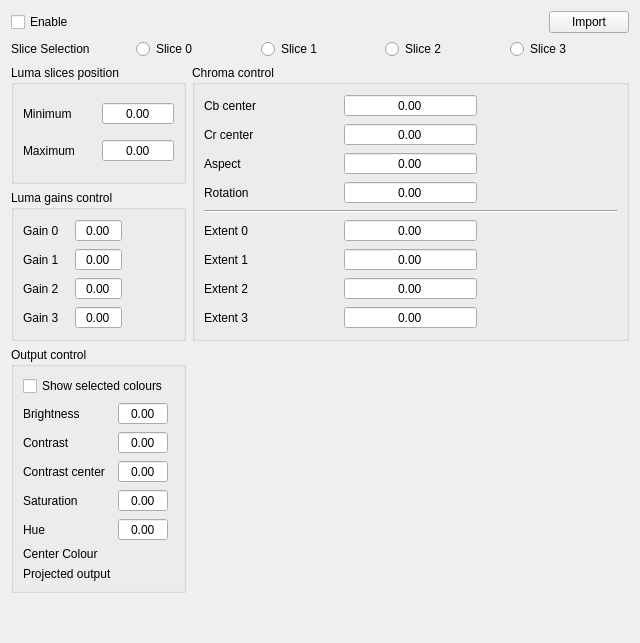
<?xml version="1.0" encoding="UTF-8"?>
<ui version="4.0">
 <class>MIEWidget</class>
 <widget class="QWidget" name="MIEWidget">
  <property name="geometry">
   <rect>
    <x>0</x>
    <y>0</y>
    <width>640</width>
    <height>643</height>
   </rect>
  </property>
  <property name="windowTitle">
   <string>MIEWidget</string>
  </property>
  <layout class="QGridLayout" name="gridLayout">
   <item row="3" column="0">
    <widget class="QGroupBox" name="MIEWidget_lumaGainsControl_gb">
     <property name="title">
      <string>Luma gains control</string>
     </property>
     <layout class="QGridLayout" name="gridLayout_3">
      <item row="0" column="2">
       <widget class="VisionLive::DoubleSlider" name="MIEWidget_gain0_sl" native="true"/>
      </item>
      <item row="0" column="0">
       <widget class="QLabel" name="label_4">
        <property name="text">
         <string>Gain 0</string>
        </property>
       </widget>
      </item>
      <item row="0" column="1">
       <widget class="QDoubleSpinBox" name="MIEWidget_gain0_sb">
        <property name="alignment">
         <set>Qt::AlignCenter</set>
        </property>
        <property name="buttonSymbols">
         <enum>QAbstractSpinBox::NoButtons</enum>
        </property>
       </widget>
      </item>
      <item row="1" column="0">
       <widget class="QLabel" name="label_5">
        <property name="text">
         <string>Gain 1</string>
        </property>
       </widget>
      </item>
      <item row="1" column="1">
       <widget class="QDoubleSpinBox" name="MIEWidget_gain1_sb">
        <property name="alignment">
         <set>Qt::AlignCenter</set>
        </property>
        <property name="buttonSymbols">
         <enum>QAbstractSpinBox::NoButtons</enum>
        </property>
       </widget>
      </item>
      <item row="2" column="0">
       <widget class="QLabel" name="label_6">
        <property name="text">
         <string>Gain 2</string>
        </property>
       </widget>
      </item>
      <item row="2" column="1">
       <widget class="QDoubleSpinBox" name="MIEWidget_gain2_sb">
        <property name="alignment">
         <set>Qt::AlignCenter</set>
        </property>
        <property name="buttonSymbols">
         <enum>QAbstractSpinBox::NoButtons</enum>
        </property>
       </widget>
      </item>
      <item row="3" column="0">
       <widget class="QLabel" name="label_7">
        <property name="text">
         <string>Gain 3</string>
        </property>
       </widget>
      </item>
      <item row="3" column="1">
       <widget class="QDoubleSpinBox" name="MIEWidget_gain3_sb">
        <property name="alignment">
         <set>Qt::AlignCenter</set>
        </property>
        <property name="buttonSymbols">
         <enum>QAbstractSpinBox::NoButtons</enum>
        </property>
       </widget>
      </item>
      <item row="1" column="2">
       <widget class="VisionLive::DoubleSlider" name="MIEWidget_gain1_sl" native="true"/>
      </item>
      <item row="2" column="2">
       <widget class="VisionLive::DoubleSlider" name="MIEWidget_gain2_sl" native="true"/>
      </item>
      <item row="3" column="2">
       <widget class="VisionLive::DoubleSlider" name="MIEWidget_gain3_sl" native="true"/>
      </item>
     </layout>
    </widget>
   </item>
   <item row="4" column="0">
    <widget class="QGroupBox" name="MIEWidget_outputControl_gb">
     <property name="title">
      <string>Output control</string>
     </property>
     <layout class="QGridLayout" name="gridLayout_5">
      <item row="2" column="0">
       <widget class="QLabel" name="label_9">
        <property name="text">
         <string>Contrast</string>
        </property>
       </widget>
      </item>
      <item row="3" column="0">
       <widget class="QLabel" name="label_10">
        <property name="text">
         <string>Contrast center</string>
        </property>
       </widget>
      </item>
      <item row="6" column="0">
       <widget class="QLabel" name="label_13">
        <property name="text">
         <string>Center Colour</string>
        </property>
       </widget>
      </item>
      <item row="0" column="0" colspan="2">
       <widget class="QCheckBox" name="MIEWidget_showSelection_cb">
        <property name="text">
         <string>Show selected colours</string>
        </property>
       </widget>
      </item>
      <item row="5" column="0">
       <widget class="QLabel" name="label_12">
        <property name="text">
         <string>Hue</string>
        </property>
       </widget>
      </item>
      <item row="1" column="1">
       <widget class="QDoubleSpinBox" name="MIEWidget_brightness_sb">
        <property name="alignment">
         <set>Qt::AlignCenter</set>
        </property>
        <property name="buttonSymbols">
         <enum>QAbstractSpinBox::NoButtons</enum>
        </property>
       </widget>
      </item>
      <item row="7" column="0">
       <widget class="QLabel" name="label_14">
        <property name="text">
         <string>Projected output</string>
        </property>
       </widget>
      </item>
      <item row="2" column="1">
       <widget class="QDoubleSpinBox" name="MIEWidget_contrast_sb">
        <property name="alignment">
         <set>Qt::AlignCenter</set>
        </property>
        <property name="buttonSymbols">
         <enum>QAbstractSpinBox::NoButtons</enum>
        </property>
       </widget>
      </item>
      <item row="3" column="1">
       <widget class="QDoubleSpinBox" name="MIEWidget_contrastCenter_sb">
        <property name="alignment">
         <set>Qt::AlignCenter</set>
        </property>
        <property name="buttonSymbols">
         <enum>QAbstractSpinBox::NoButtons</enum>
        </property>
       </widget>
      </item>
      <item row="1" column="0">
       <widget class="QLabel" name="label_8">
        <property name="text">
         <string>Brightness</string>
        </property>
       </widget>
      </item>
      <item row="5" column="1">
       <widget class="QDoubleSpinBox" name="MIEWidget_hue_sb">
        <property name="alignment">
         <set>Qt::AlignCenter</set>
        </property>
        <property name="buttonSymbols">
         <enum>QAbstractSpinBox::NoButtons</enum>
        </property>
       </widget>
      </item>
      <item row="4" column="1">
       <widget class="QDoubleSpinBox" name="MIEWidget_saturation_sb">
        <property name="alignment">
         <set>Qt::AlignCenter</set>
        </property>
        <property name="buttonSymbols">
         <enum>QAbstractSpinBox::NoButtons</enum>
        </property>
       </widget>
      </item>
      <item row="4" column="0">
       <widget class="QLabel" name="label_11">
        <property name="text">
         <string>Saturation</string>
        </property>
       </widget>
      </item>
      <item row="1" column="2">
       <widget class="VisionLive::DoubleSlider" name="MIEWidget_brightness_sl" native="true"/>
      </item>
      <item row="2" column="2">
       <widget class="VisionLive::DoubleSlider" name="MIEWidget_contrast_sl" native="true"/>
      </item>
      <item row="4" column="2">
       <widget class="VisionLive::DoubleSlider" name="MIEWidget_saturation_sl" native="true"/>
      </item>
      <item row="5" column="2">
       <widget class="VisionLive::DoubleSlider" name="MIEWidget_hue_sl" native="true"/>
      </item>
      <item row="3" column="2">
       <widget class="VisionLive::DoubleSlider" name="MIEWidget_contrastCenter_sl" native="true"/>
      </item>
      <item row="6" column="1" colspan="2">
       <layout class="QHBoxLayout" name="MIEWidget_centerInputColourLayout"/>
      </item>
      <item row="7" column="1" colspan="2">
       <layout class="QHBoxLayout" name="MIEWidget_centerOutputColourLayout"/>
      </item>
     </layout>
    </widget>
   </item>
   <item row="2" column="0">
    <widget class="QGroupBox" name="MIEWidget_lumaSlicePos_gb">
     <property name="title">
      <string>Luma slices position</string>
     </property>
     <layout class="QGridLayout" name="gridLayout_2">
      <item row="2" column="0" colspan="2">
       <layout class="QGridLayout" name="MIEWidget_lumaLayout"/>
      </item>
      <item row="1" column="1">
       <widget class="QDoubleSpinBox" name="MIEWidget_lumaMax_sb">
        <property name="alignment">
         <set>Qt::AlignCenter</set>
        </property>
        <property name="buttonSymbols">
         <enum>QAbstractSpinBox::NoButtons</enum>
        </property>
       </widget>
      </item>
      <item row="0" column="1">
       <widget class="QDoubleSpinBox" name="MIEWidget_lumaMin_sb">
        <property name="alignment">
         <set>Qt::AlignCenter</set>
        </property>
        <property name="buttonSymbols">
         <enum>QAbstractSpinBox::NoButtons</enum>
        </property>
       </widget>
      </item>
      <item row="1" column="0">
       <widget class="QLabel" name="label_3">
        <property name="text">
         <string>Maximum</string>
        </property>
       </widget>
      </item>
      <item row="0" column="0">
       <widget class="QLabel" name="label_2">
        <property name="text">
         <string>Minimum</string>
        </property>
       </widget>
      </item>
     </layout>
    </widget>
   </item>
   <item row="2" column="1" rowspan="2">
    <widget class="QGroupBox" name="MIEWidget_chromaControl_gb">
     <property name="title">
      <string>Chroma control</string>
     </property>
     <layout class="QGridLayout" name="gridLayout_4">
      <item row="0" column="1">
       <widget class="QDoubleSpinBox" name="MIEWidget_cbCenter_sb">
        <property name="alignment">
         <set>Qt::AlignCenter</set>
        </property>
        <property name="buttonSymbols">
         <enum>QAbstractSpinBox::NoButtons</enum>
        </property>
       </widget>
      </item>
      <item row="1" column="1">
       <widget class="QDoubleSpinBox" name="MIEWidget_crCenter_sb">
        <property name="alignment">
         <set>Qt::AlignCenter</set>
        </property>
        <property name="buttonSymbols">
         <enum>QAbstractSpinBox::NoButtons</enum>
        </property>
       </widget>
      </item>
      <item row="0" column="0">
       <widget class="QLabel" name="label_15">
        <property name="text">
         <string>Cb center</string>
        </property>
       </widget>
      </item>
      <item row="6" column="1">
       <widget class="QDoubleSpinBox" name="MIEWidget_chromaExtent1_sb">
        <property name="alignment">
         <set>Qt::AlignCenter</set>
        </property>
        <property name="buttonSymbols">
         <enum>QAbstractSpinBox::NoButtons</enum>
        </property>
       </widget>
      </item>
      <item row="7" column="1">
       <widget class="QDoubleSpinBox" name="MIEWidget_chromaExtent2_sb">
        <property name="alignment">
         <set>Qt::AlignCenter</set>
        </property>
        <property name="buttonSymbols">
         <enum>QAbstractSpinBox::NoButtons</enum>
        </property>
       </widget>
      </item>
      <item row="5" column="1">
       <widget class="QDoubleSpinBox" name="MIEWidget_chromaExtent0_sb">
        <property name="alignment">
         <set>Qt::AlignCenter</set>
        </property>
        <property name="buttonSymbols">
         <enum>QAbstractSpinBox::NoButtons</enum>
        </property>
       </widget>
      </item>
      <item row="3" column="1">
       <widget class="QDoubleSpinBox" name="MIEWidget_rotation_sb">
        <property name="alignment">
         <set>Qt::AlignCenter</set>
        </property>
        <property name="buttonSymbols">
         <enum>QAbstractSpinBox::NoButtons</enum>
        </property>
       </widget>
      </item>
      <item row="5" column="0">
       <widget class="QLabel" name="label_19">
        <property name="text">
         <string>Extent 0</string>
        </property>
       </widget>
      </item>
      <item row="3" column="0">
       <widget class="QLabel" name="label_18">
        <property name="text">
         <string>Rotation</string>
        </property>
       </widget>
      </item>
      <item row="1" column="0">
       <widget class="QLabel" name="label_16">
        <property name="text">
         <string>Cr center</string>
        </property>
       </widget>
      </item>
      <item row="2" column="0">
       <widget class="QLabel" name="label_17">
        <property name="text">
         <string>Aspect</string>
        </property>
       </widget>
      </item>
      <item row="2" column="1">
       <widget class="QDoubleSpinBox" name="MIEWidget_aspect_sb">
        <property name="alignment">
         <set>Qt::AlignCenter</set>
        </property>
        <property name="buttonSymbols">
         <enum>QAbstractSpinBox::NoButtons</enum>
        </property>
       </widget>
      </item>
      <item row="8" column="1">
       <widget class="QDoubleSpinBox" name="MIEWidget_chromaExtent3_sb">
        <property name="alignment">
         <set>Qt::AlignCenter</set>
        </property>
        <property name="buttonSymbols">
         <enum>QAbstractSpinBox::NoButtons</enum>
        </property>
       </widget>
      </item>
      <item row="6" column="0">
       <widget class="QLabel" name="label_20">
        <property name="text">
         <string>Extent 1</string>
        </property>
       </widget>
      </item>
      <item row="8" column="0">
       <widget class="QLabel" name="label_22">
        <property name="text">
         <string>Extent 3</string>
        </property>
       </widget>
      </item>
      <item row="7" column="0">
       <widget class="QLabel" name="label_21">
        <property name="text">
         <string>Extent 2</string>
        </property>
       </widget>
      </item>
      <item row="0" column="2">
       <widget class="VisionLive::DoubleSlider" name="MIEWidget_cbCenter_sl" native="true"/>
      </item>
      <item row="1" column="2">
       <widget class="VisionLive::DoubleSlider" name="MIEWidget_crCenter_sl" native="true"/>
      </item>
      <item row="2" column="2">
       <widget class="VisionLive::DoubleSlider" name="MIEWidget_aspect_sl" native="true"/>
      </item>
      <item row="3" column="2">
       <widget class="VisionLive::DoubleSlider" name="MIEWidget_rotation_sl" native="true"/>
      </item>
      <item row="5" column="2">
       <widget class="VisionLive::DoubleSlider" name="MIEWidget_chromaExtent0_sl" native="true"/>
      </item>
      <item row="6" column="2">
       <widget class="VisionLive::DoubleSlider" name="MIEWidget_chromaExtent1_sl" native="true"/>
      </item>
      <item row="7" column="2">
       <widget class="VisionLive::DoubleSlider" name="MIEWidget_chromaExtent2_sl" native="true"/>
      </item>
      <item row="8" column="2">
       <widget class="VisionLive::DoubleSlider" name="MIEWidget_chromaExtent3_sl" native="true"/>
      </item>
      <item row="4" column="0" colspan="3">
       <widget class="Line" name="line">
        <property name="orientation">
         <enum>Qt::Horizontal</enum>
        </property>
       </widget>
      </item>
     </layout>
    </widget>
   </item>
   <item row="1" column="0" colspan="2">
    <layout class="QHBoxLayout" name="MIEWidget_sliceSelectionLayout">
     <item>
      <widget class="QLabel" name="label">
       <property name="text">
        <string>Slice Selection</string>
       </property>
      </widget>
     </item>
     <item>
      <widget class="QRadioButton" name="MIEWidget_slice0_rb">
       <property name="text">
        <string>Slice 0</string>
       </property>
      </widget>
     </item>
     <item>
      <widget class="QRadioButton" name="MIEWidget_slice1_rb">
       <property name="text">
        <string>Slice 1</string>
       </property>
      </widget>
     </item>
     <item>
      <widget class="QRadioButton" name="MIEWidget_slice2_rb">
       <property name="text">
        <string>Slice 2</string>
       </property>
      </widget>
     </item>
     <item>
      <widget class="QRadioButton" name="MIEWidget_slice3_rb">
       <property name="text">
        <string>Slice 3</string>
       </property>
      </widget>
     </item>
    </layout>
   </item>
   <item row="5" column="0">
    <spacer name="verticalSpacer">
     <property name="orientation">
      <enum>Qt::Vertical</enum>
     </property>
     <property name="sizeHint" stdset="0">
      <size>
       <width>20</width>
       <height>40</height>
      </size>
     </property>
    </spacer>
   </item>
   <item row="4" column="1" rowspan="2">
    <layout class="QGridLayout" name="MIEWidget_chromaViewLayout"/>
   </item>
   <item row="0" column="0" colspan="2">
    <layout class="QHBoxLayout" name="horizontalLayout">
     <item>
      <widget class="QCheckBox" name="MIEWidget_enable_cb">
       <property name="text">
        <string>Enable</string>
       </property>
      </widget>
     </item>
     <item>
      <spacer name="horizontalSpacer">
       <property name="orientation">
        <enum>Qt::Horizontal</enum>
       </property>
       <property name="sizeHint" stdset="0">
        <size>
         <width>40</width>
         <height>20</height>
        </size>
       </property>
      </spacer>
     </item>
     <item>
      <widget class="QPushButton" name="MIEWidget_import_btn">
       <property name="text">
        <string>Import</string>
       </property>
      </widget>
     </item>
    </layout>
   </item>
   <item row="6" column="1">
    <spacer name="horizontalSpacer_2">
     <property name="orientation">
      <enum>Qt::Horizontal</enum>
     </property>
     <property name="sizeHint" stdset="0">
      <size>
       <width>40</width>
       <height>20</height>
      </size>
     </property>
    </spacer>
   </item>
  </layout>
 </widget>
 <customwidgets>
  <customwidget>
   <class>VisionLive::DoubleSlider</class>
   <extends>QWidget</extends>
   <header>doubleslider.hpp</header>
   <container>1</container>
  </customwidget>
 </customwidgets>
 <tabstops>
  <tabstop>MIEWidget_enable_cb</tabstop>
  <tabstop>MIEWidget_slice0_rb</tabstop>
  <tabstop>MIEWidget_slice1_rb</tabstop>
  <tabstop>MIEWidget_slice2_rb</tabstop>
  <tabstop>MIEWidget_slice3_rb</tabstop>
  <tabstop>MIEWidget_lumaMin_sb</tabstop>
  <tabstop>MIEWidget_lumaMax_sb</tabstop>
  <tabstop>MIEWidget_gain0_sb</tabstop>
  <tabstop>MIEWidget_gain1_sb</tabstop>
  <tabstop>MIEWidget_gain2_sb</tabstop>
  <tabstop>MIEWidget_gain3_sb</tabstop>
  <tabstop>MIEWidget_showSelection_cb</tabstop>
  <tabstop>MIEWidget_brightness_sb</tabstop>
  <tabstop>MIEWidget_contrast_sb</tabstop>
  <tabstop>MIEWidget_contrastCenter_sb</tabstop>
  <tabstop>MIEWidget_saturation_sb</tabstop>
  <tabstop>MIEWidget_hue_sb</tabstop>
  <tabstop>MIEWidget_cbCenter_sb</tabstop>
  <tabstop>MIEWidget_crCenter_sb</tabstop>
  <tabstop>MIEWidget_aspect_sb</tabstop>
  <tabstop>MIEWidget_rotation_sb</tabstop>
  <tabstop>MIEWidget_chromaExtent0_sb</tabstop>
  <tabstop>MIEWidget_chromaExtent1_sb</tabstop>
  <tabstop>MIEWidget_chromaExtent2_sb</tabstop>
  <tabstop>MIEWidget_chromaExtent3_sb</tabstop>
  <tabstop>MIEWidget_import_btn</tabstop>
 </tabstops>
 <resources/>
 <connections/>
</ui>
